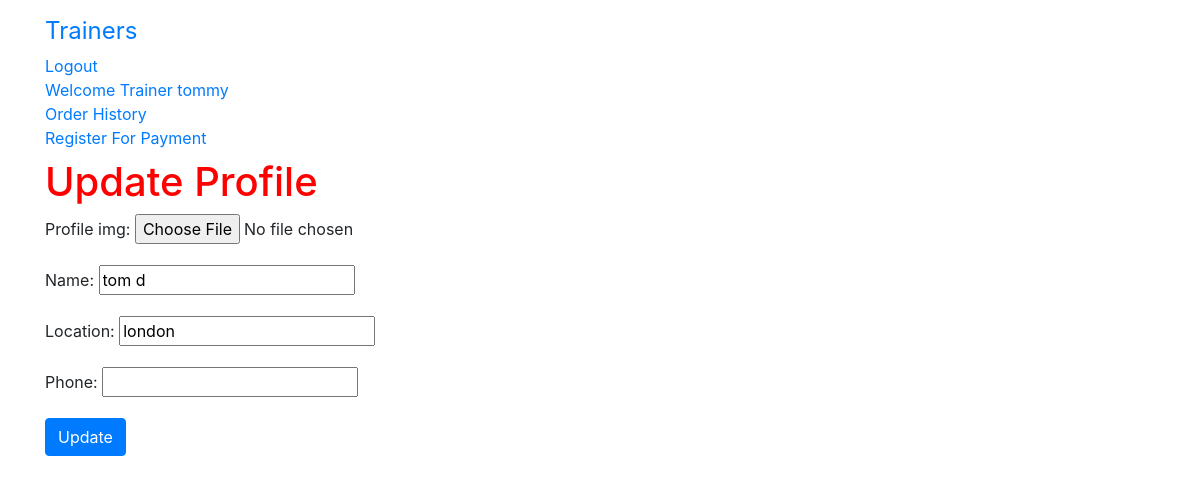
Page /client/update/10/ (signed in) on the committed database.
### gym/models.py (models this page shows, shortened)
class User(AbstractUser):
    is_trainer = models.BooleanField(default=False)
    is_client= models.BooleanField(default=False)

class ClientProfile(models.Model):
    user = models.OneToOneField(User,on_delete=models.CASCADE,primary_key=True)
    name = models.CharField(max_length=100,null=True)
    goals = models.CharField(max_length=30,null=True)
    age = models.PositiveIntegerField(null=True)
    gender = models.CharField(max_length=30,null=True)
    phone = models.CharField(max_length=30,null=True)
    location = models.CharField(max_length=30,null=True)
    profile_img = models.ImageField(upload_to='profile_image', blank=True)
    stripe_customer_id = models.CharField(max_length=200,default='None')

### gym/views.py (the view)
# urls.py: path('client/update/<pk>/',views.ClientUpdateView.as_view(),name='client_update'),
class ClientUpdateView(LoginRequiredMixin,UpdateView):
    model = ClientProfile
    fields = ('profile_img','name','location','phone')

### gym/templates/gym/clientprofile_form.html (shortened to what this page needs)
{% extends 'base.html'%}
{% block content %}
<h1>Update Profile</h1>
<form method="post" enctype="multipart/form-data">
  {{ form.as_p }}
  <input type="submit" class="btn btn-primary" name="" value="Update">
</form>
{% endblock %}

### gym/templates/base.html (shortened to what this page needs)
<!DOCTYPE html>
{% load staticfiles %}
<html lang="en" dir="ltr">
  <head>
    <link rel="stylesheet" href="https://maxcdn.bootstrapcdn.com/bootstrap/4.0.0/css/bootstrap.min.css">
    <link rel="stylesheet" href="{% static 'gym/css/app.css' %}">
  </head>
  <body>
    <nav class="navbar navbar-default techfont custom-navbar">
      <div class="container">
        <ul class="nav navbar-nav">
          <li> <a class="navbar-brand bigbrand" href="{% url 'gym:trainer_list'%}">Trainers</a> </li>
        {% if user.is_authenticated %}
          <li> <a href="{% url 'logout'%}">Logout</a> </li>
          {% if user.is_trainer == True %}
            <li> <a href="{% url 'gym:trainer_profile'%}">Welcome Trainer {{ user.username }}</a> </li>
          {% else %}
            <li> <a href="{% url 'gym:client_profile' pk=user.pk%}">Welcome {{ user.username }}</a> </li>
            <li> <a href="{% url 'cart:cart_detail'%}"> Cart</a> </li>
          {% endif %}
          {% if user.is_trainer %}
            <li> <a href="{% url 'order:trainer_order_history'%}">Order History</a> </li>
            <li> <a href="{% url 'stripe:stripe_register'%}">Register For Payment</a>  </li>
          {% else %}
            <li> <a href="{% url 'order:order_history'%}">Order History</a> </li>
          {% endif %}
        {% else %}
          <li> <a class="nav-item active" href="{% url 'gym:client_signup'%}"> Register as Client</a> </li>
          <li> <a href="{% url 'gym:trainer_signup'%}"> Register as Trainer</a> </li>
          <li> <a class="nav navbar-right" href="{% url 'login'%}">Login</a> </li>
        {% endif %}
        </ul>
      </div>
    </nav>
    <div class="container">
    {% block content %}
    {% endblock %}
    </div>
  </body>
</html>

### gym/static/gym/css/app.css (style rules this page uses)
h1 { color: red; }
.bigbrand { font-size: 1.5em; }

### rows in the picture
User: username "tommy"
ClientProfile: name "tom d", location "london"
